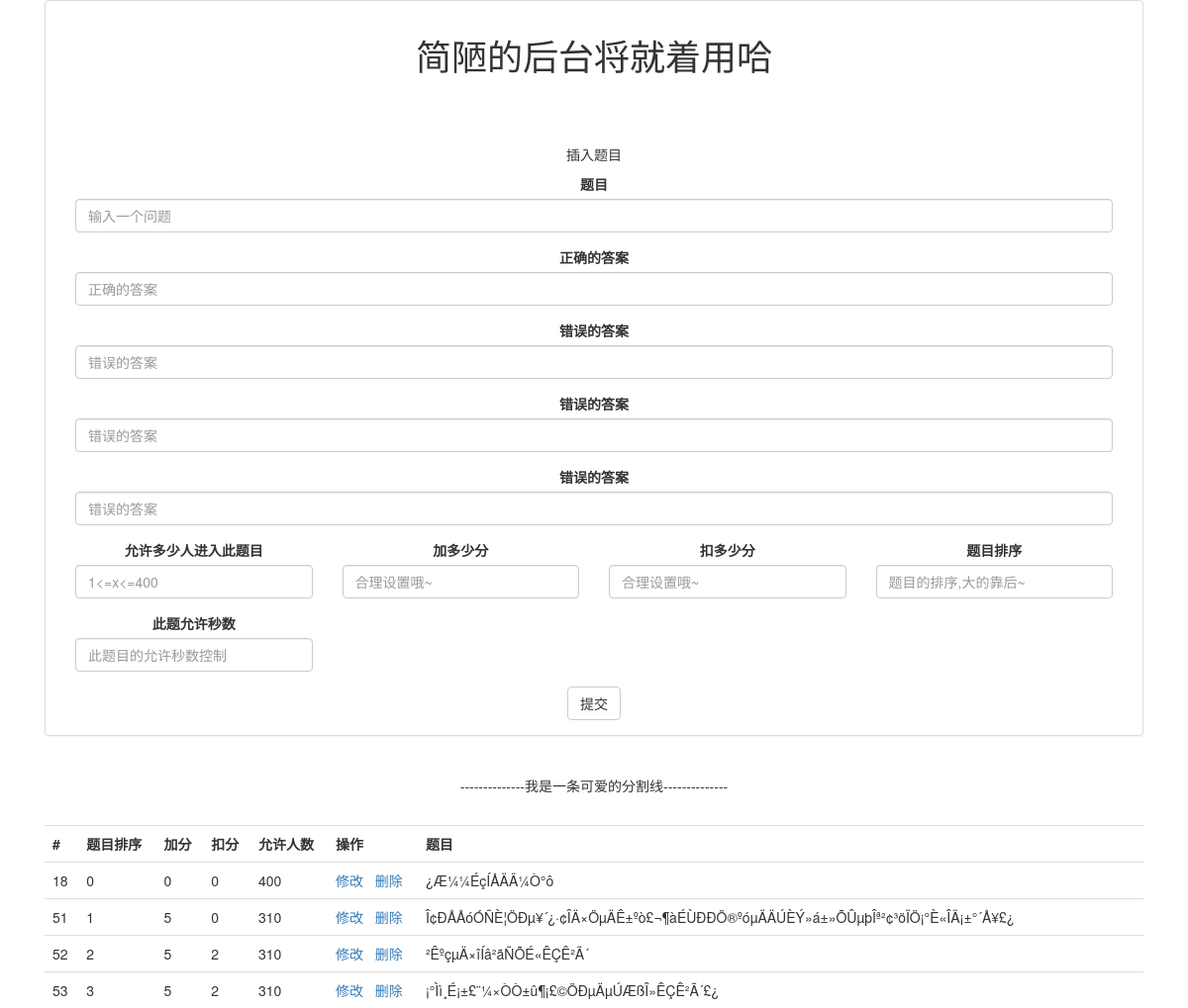
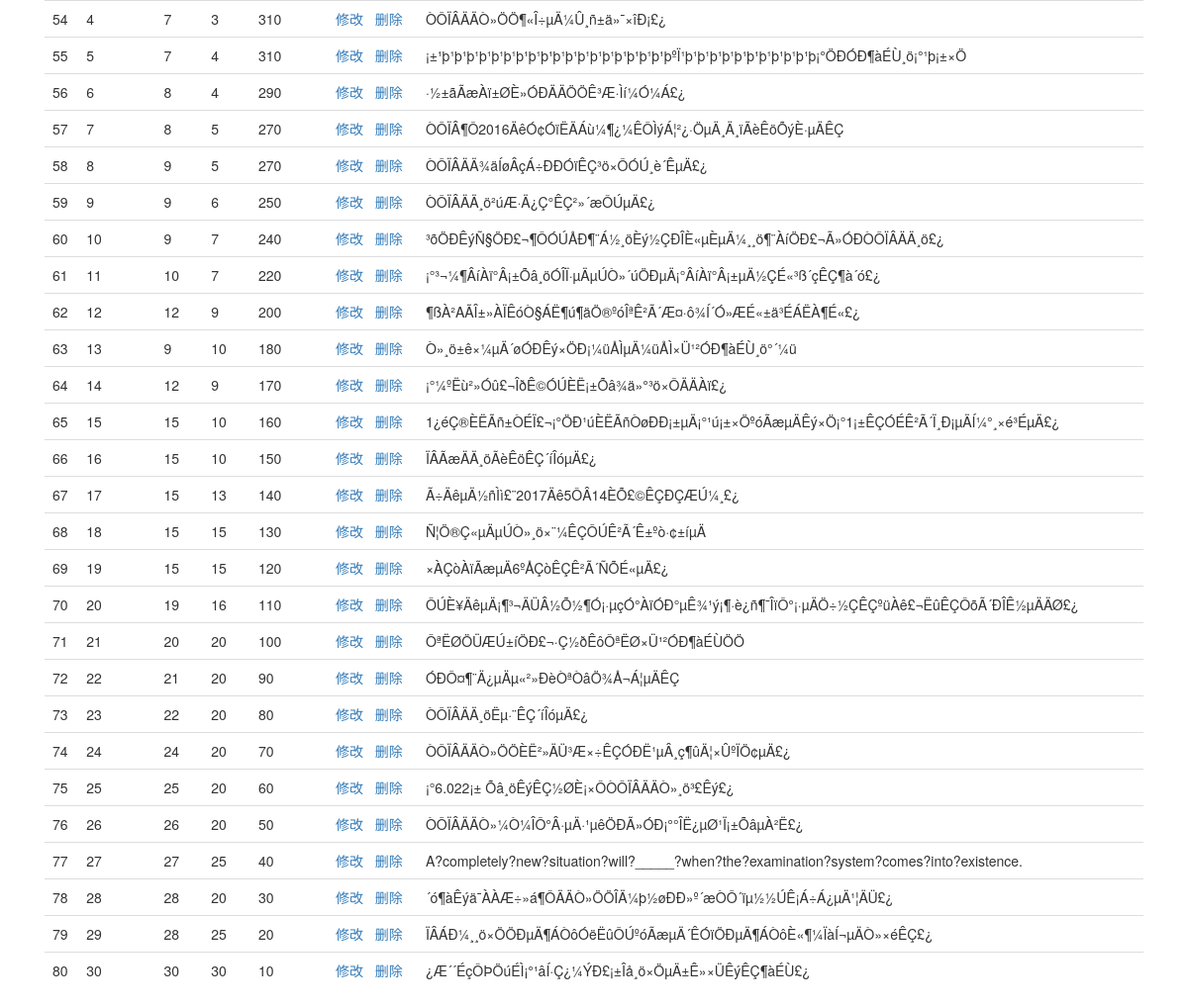
Screenshot of /page/activity/CAQ_CONFIG.php with the database file from the repository (2 pictures, top to bottom).
### tables this page shows
CREATE TABLE `question` (
  `id` int(11) NOT NULL AUTO_INCREMENT,
  `question` text NOT NULL,
  `a` text,
  `b` text,
  `c` text,
  `d` text,
  `randomtrue` char(1) DEFAULT NULL,
  `peoplelimit` int(11) NOT NULL,
  `addscore` int(11) NOT NULL,
  `minusscore` int(11) NOT NULL,
  `sort` int(11) NOT NULL,
  `extension` int(11) NOT NULL DEFAULT '0',
  `availabletime` int(11) NOT NULL,
  PRIMARY KEY (`id`)
);

### plugin/php/sqlhelper.php (called while the page is built, shortened)
<?php
class sqlhelper{
	public function mysql($sql){
		$rerere = mysql_query($sql);
		return $rerere;
	}
}
?>

### page/activity/CAQ_CONFIG.php (the view, shortened to what this page needs)
<?php
require_once(ROOT_PATH.PLUG_PATH.'/php/sqlhelper.php');
?>
<!DOCTYPE html>
<html>
<head>
    <link rel="stylesheet/less" href="<?php echo constant("CSS_PATH")?>test.less">
    <?php echo constant( 'JQuery_DEFINE');echo constant( 'BOOTSTRAP_DEFINE');?>
</head>
<body>
    <div class='container mainContainer'>
        <div class="col-md-12 col-sm-12 col-xs-12 div_mainblock">
            <center>
                <div class="panel panel-default">
                    <div class="panel-body">
                        <center><h1>简陋的后台将就着用哈</h1></center><br><br><br>
                        <center><p id="whattodo">插入题目</p></center>
                        <div>
                            <div class="form-group col-md-12 col-sm-1 col-xs-1">
                                <label for="questionInput">题目</label>
                                <input class="form-control" id="questionInput" placeholder="输入一个问题">
                            </div>
                            <div class="form-group col-md-12 col-sm-1 col-xs-1">
                                <label for="AInput">正确的答案</label>
                                <input class="form-control" id="AInput" placeholder="正确的答案">
                            </div>
                            <div class="form-group col-md-12 col-sm-1 col-xs-1">
                                <label for="BInput">错误的答案</label>
                                <input class="form-control" id="BInput" placeholder="错误的答案">
                            </div>
                            <div class="form-group col-md-12 col-sm-1 col-xs-1">
                                <label for="CInput">错误的答案</label>
                                <input class="form-control" id="CInput" placeholder="错误的答案">
                            </div>
                            <div class="form-group col-md-12 col-sm-1 col-xs-1">
                                <label for="DInput">错误的答案</label>
                                <input class="form-control" id="DInput" placeholder="错误的答案">
                            </div>
                            <div class="form-group col-md-3 col-sm-1 col-xs-1">
                                <label for="peoplelimitInput">允许多少人进入此题目</label>
                                <input class="form-control" id="peoplelimitInput" placeholder="1<=x<=400">
                            </div>
                            <div class="form-group col-md-3 col-sm-1 col-xs-1">
                                <label for="addscoreInput">加多少分</label>
                                <input class="form-control" id="addscoreInput" placeholder="合理设置哦~">
                            </div>
                            <div class="form-group col-md-3 col-sm-1 col-xs-1">
                                <label for="minusscoreInput">扣多少分</label>
                                <input class="form-control" id="minusscoreInput" placeholder="合理设置哦~">
                            </div>
                            <div class="form-group col-md-3 col-sm-1 col-xs-1">
                                <label for="sortInput">题目排序</label>
                                <input class="form-control" id="sortInput" placeholder="题目的排序,大的靠后~">
                            </div>
                            <div class="form-group col-md-3 col-sm-1 col-xs-1">
                                <label for="sortInput">此题允许秒数</label>
                                <input class="form-control" id="availabletimeInput" placeholder="此题目的允许秒数控制">
                            </div>
                            <br style="clear:both;">
                            <button class="btn btn-default" id="submit">提交</button>
                        </div>
                    </div>
                </div>
                <br>
                <p>--------------我是一条可爱的分割线--------------</p>
                <br>
                <div class="table-responsive">
                    <table class="table">
                        <tr>
                            <th>#</th>
                            <th>题目排序</th>
                            <th>加分</th>
                            <th>扣分</th>
                            <th>允许人数</th>
                            <th>操作</th>
                            <th>题目</th>
                        </tr>
                        <?php
                        $nc = new sqlhelper();
                        $result = $nc ->mysql("select * from question order by sort");
                        while($row = mysql_fetch_array($result)){
                            ?>
                        <tr>
                            <td><?php echo($row['id']);?></td>
                            <td><?php echo($row['sort']);?></td>
                            <td><?php echo($row['addscore']);?></td>
                            <td><?php echo($row['minusscore']);?></td>
                            <td><?php echo($row['peoplelimit']);?></td>
                            <td><a onclick="modify(<?php echo($row['id']);?>)">修改</a>&nbsp;&nbsp;&nbsp;<a onclick="deleteid(<?php echo($row['id']);?>)">删除</a></td>
                            <td><?php echo($row['question']);?></td>
                        </tr>
                        <?php
                        }
                        ?>
                    </table>
                </div>
            </center>
        </div>
    </div>
</body>
</html>

### rows the page displays
question: id "18", sort "0", addscore "0", minusscore "0", peoplelimit "400", question "¿Æ¼¼ÉçÍÅÄÄ¼Ò°ô"
question: id "51", sort "1", addscore "5", minusscore "0", peoplelimit "310", question "Î¢ÐÅÅóÓÑÈ¦ÖÐµ¥´¿·¢ÎÄ×ÖµÄÊ±ºò£¬¶àÉÙÐÐÖ®ºóµÄÄÚÈÝ»á±»ÕÛµþÎª²¢³öÏÖ¡°È«ÎÄ¡±°´Å¥£¿"
question: id "52", sort "2", addscore "5", minusscore "2", peoplelimit "310", question "²ÊºçµÄ×îÍâ²ãÑÕÉ«ÊÇÊ²Ã´"
question: id "53", sort "3", addscore "5", minusscore "2", peoplelimit "310", question "¡°Ìì¸É¡±£¨¼×ÒÒ±û¶¡£©ÖÐµÄµÚÆßÎ»ÊÇÊ²Ã´£¿"
question: id "54", sort "4", addscore "7", minusscore "3", peoplelimit "310", question "ÒÔÏÂÄÄÒ»ÖÖ¶«Î÷µÄ¼Û¸ñ±ä»¯×îÐ¡£¿"
question: id "55", sort "5", addscore "7", minusscore "4", peoplelimit "310", question "¡±¹þ¹þ¹þ¹þ¹þ¹þ¹þ¹þ¹þ¹þ¹þ¹þ¹þ¹þ¹þ¹þ¹þ¹þ¹þºÏ¹þ¹þ¹þ¹þ¹þ¹þ¹þ¹þ¹þ¹þ¹þ¡°ÖÐÓÐ¶àÉÙ¸ö¡°¹þ¡±×Ö"
question: id "56", sort "6", addscore "8", minusscore "4", peoplelimit "290", question "·½±ãÃæÀï±ØÈ»ÓÐÄÄÖÖÊ³Æ·Ìí¼Ó¼Á£¿"
question: id "57", sort "7", addscore "8", minusscore "5", peoplelimit "270", question "ÒÔÏÂ¶Ô2016ÄêÓ¢ÓïËÄÁù¼¶¿¼ÊÔÌýÁ¦²¿·ÖµÄ¸Ä¸ïÃèÊöÕýÈ·µÄÊÇ"
question: id "58", sort "8", addscore "9", minusscore "5", peoplelimit "270", question "ÒÔÏÂÄÄ¾äÍøÂçÁ÷ÐÐÓïÊÇ³ö×ÔÓÚ¸è´ÊµÄ£¿"
question: id "59", sort "9", addscore "9", minusscore "6", peoplelimit "250", question "ÒÔÏÂÄÄ¸ö²úÆ·Ä¿Ç°ÊÇ²»´æÔÚµÄ£¿"
question: id "60", sort "10", addscore "9", minusscore "7", peoplelimit "240", question "³õÖÐÊýÑ§ÖÐ£¬¶ÔÓÚÅÐ¶¨Á½¸öÈý½ÇÐÎÈ«µÈµÄ¼¸¸ö¶¨ÀíÖÐ£¬Ã»ÓÐÒÔÏÂÄÄ¸ö£¿"
question: id "61", sort "11", addscore "10", minusscore "7", peoplelimit "220", question "¡°³¬¼¶ÂíÀï°Â¡±Õâ¸öÓÎÏ·µÄµÚÒ»´úÖÐµÄ¡°ÂíÀï°Â¡±µÄ½ÇÉ«³ß´çÊÇ¶à´ó£¿"
question: id "62", sort "12", addscore "12", minusscore "9", peoplelimit "200", question "¶ßÀ²AÃÎ±»ÀÏÊóÒ§ÁË¶ú¶äÖ®ºóÎªÊ²Ã´Æ¤·ô¾Í´Ó»ÆÉ«±ä³ÉÁËÀ¶É«£¿"
question: id "63", sort "13", addscore "9", minusscore "10", peoplelimit "180", question "Ò»¸ö±ê×¼µÄ´øÓÐÊý×ÖÐ¡¼üÅÌµÄ¼üÅÌ×Ü¹²ÓÐ¶àÉÙ¸ö°´¼ü"
question: id "64", sort "14", addscore "12", minusscore "9", peoplelimit "170", question "¡°¼ºËù²»Óû£¬ÎðÊ©ÓÚÈË¡±Õâ¾ä»°³ö×ÔÄÄÀï£¿"
question: id "65", sort "15", addscore "15", minusscore "10", peoplelimit "160", question "1¿éÇ®ÈËÃñ±ÒÉÏ£¬¡°ÖÐ¹úÈËÃñÒøÐÐ¡±µÄ¡°¹ú¡±×ÖºóÃæµÄÊý×Ö¡°1¡±ÊÇÓÉÊ²Ã´Ï¸Ð¡µÄÍ¼°¸×é³ÉµÄ£¿"
question: id "66", sort "16", addscore "15", minusscore "10", peoplelimit "150", question "ÏÂÃæÄÄ¸öÃèÊöÊÇ´íÎóµÄ£¿"
question: id "67", sort "17", addscore "15", minusscore "13", peoplelimit "140", question "Ã÷ÄêµÄ½ñÌì£¨2017Äê5ÔÂ14ÈÕ£©ÊÇÐÇÆÚ¼¸£¿"
question: id "68", sort "18", addscore "15", minusscore "15", peoplelimit "130", question "Ñ¦Ö®Ç«µÄµÚÒ»¸ö×¨¼­ÊÇÔÚÊ²Ã´Ê±ºò·¢±íµÄ"
question: id "69", sort "19", addscore "15", minusscore "15", peoplelimit "120", question "×ÀÇòÀïÃæµÄ6ºÅÇòÊÇÊ²Ã´ÑÕÉ«µÄ£¿"
question: id "70", sort "20", addscore "19", minusscore "16", peoplelimit "110", question "ÔÚÈ¥ÄêµÄ¡¶³¬ÄÜÂ½Õ½¶Ó¡·µçÓ°ÀïÓÐ°µÊ¾¹ý¡¶·è¿ñ¶¯ÎïÔ°¡·µÄÖ÷½ÇÊÇºüÀê£¬ËûÊÇÔõÃ´ÐÎÊ½µÄÄØ£¿"
question: id "71", sort "21", addscore "20", minusscore "20", peoplelimit "100", question "ÔªËØÖÜÆÚ±íÖÐ£¬·Ç½ðÊôÔªËØ×Ü¹²ÓÐ¶àÉÙÖÖ"
question: id "72", sort "22", addscore "21", minusscore "20", peoplelimit "90", question "ÓÐÔ¤¶¨Ä¿µÄµ«²»ÐèÒªÒâÖ¾Å¬Á¦µÄÊÇ"
question: id "73", sort "23", addscore "22", minusscore "20", peoplelimit "80", question "ÒÔÏÂÄÄ¸öËµ·¨ÊÇ´íÎóµÄ£¿"
question: id "74", sort "24", addscore "24", minusscore "20", peoplelimit "70", question "ÒÔÏÂÄÄÒ»ÖÖÈË²»ÄÜ³Æ×÷ÊÇÓÐË¹µÂ¸ç¶ûÄ¦×ÛºÏÖ¢µÄ£¿"
question: id "75", sort "25", addscore "25", minusscore "20", peoplelimit "60", question "¡°6.022¡± Õâ¸öÊýÊÇ½ØÈ¡×ÔÒÔÏÂÄÄÒ»¸ö³£Êý£¿"
question: id "76", sort "26", addscore "26", minusscore "20", peoplelimit "50", question "ÒÔÏÂÄÄÒ»¼Ò¼ÎÔ°Â·µÄ·¹µêÖÐÃ»ÓÐ¡°°ÎË¿µØ¹Ï¡±ÕâµÀ²Ë£¿"
question: id "77", sort "27", addscore "27", minusscore "25", peoplelimit "40", question "A?completely?new?situation?will?_____?when?the?examination?system?comes?into?existence."
question: id "78", sort "28", addscore "28", minusscore "20", peoplelimit "30", question "´ó¶àÊýä¯ÀÀÆ÷»á¶ÔÄÄÒ»ÖÖÎÄ¼þ½øÐÐ»º´æÒÔ´ïµ½½ÚÊ¡Á÷Á¿µÄ¹¦ÄÜ£¿"
question: id "79", sort "29", addscore "28", minusscore "25", peoplelimit "20", question "ÏÂÁÐ¼¸¸ö×ÖÖÐµÄ¶ÁÒôÓëËûÔÚºóÃæµÄ´ÊÓïÖÐµÄ¶ÁÒôÈ«¶¼ÏàÍ¬µÄÒ»×éÊÇ£¿"
question: id "80", sort "30", addscore "30", minusscore "30", peoplelimit "10", question "¿Æ´´ÉçÔÞÖúÉÌ¡°¹âÍ·Ç¿¼ÝÐ£¡±Îå¸ö×ÖµÄ±Ê»­×ÜÊýÊÇ¶àÉÙ£¿"
